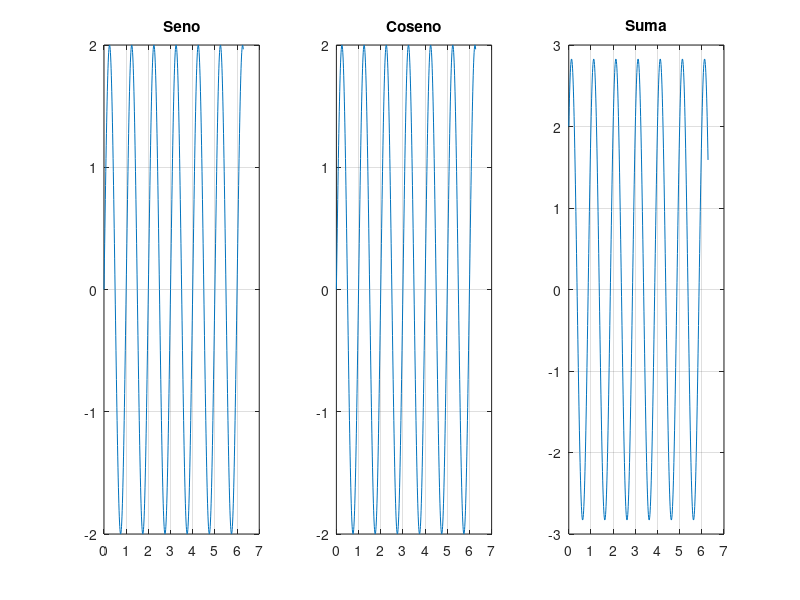

The MATLAB script that drew this image:
% DIVIDIR LAS PANTALLAS

% Inicialización de variables
t = 0 : 0.01 : 2 * pi;
f = 1;
A = 2;

% Declaramos el seno y coseno
X = A * sin(2 * pi * f * t);
Y = A * cos(2 * pi * f * t);

% Hacemos las divisiones
subplot(1, 3, 1)                    % Una fila, tres columnas, cuadrante uno
plot(t, X)
title('Seno')
grid on

subplot(1, 3, 2)                    % Una fila, tres columnas, cuadrante dos
plot(t, X)
title('Coseno')
grid on

subplot(1, 3, 3)                    % Una fila, tres columnas, cuadrante tres
plot(t, X + Y)
title('Suma')
grid on

% NOTA: Por cada division que deseamos es necesario utilizar "subplot(fila, columna, cuadrante)"
